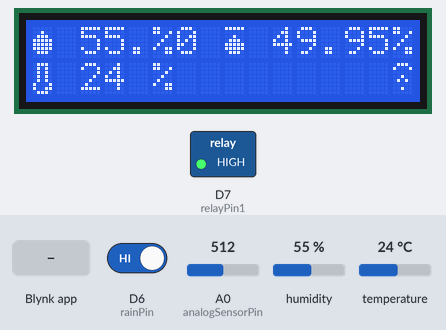
Bench run of a sketch on a simulated ESP8266 (NodeMCU). Parts: 16×2 character LCD, switched loads named in the sketch (green lamp = pin HIGH). The inputs (shaded band) are chosen by the test bench; at power-on: D6 (rainPin) HIGH, humidity 55 %, A0 (analogSensorPin) = 512, temperature 24 °C. WiFi joins after 1.5 s; servers stay silent unless stated; what the sketch prints to the serial monitor is not drawn.

Above: at 4.6 s.
4.7 s: Blynk app writes 200 to V15
At 5.9 s:
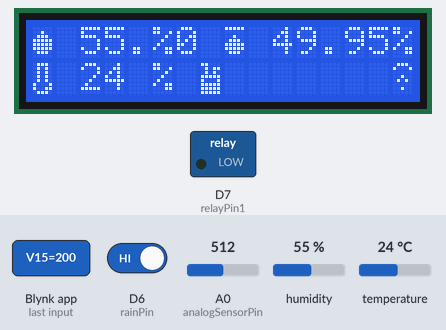
7.0 s: D6 (rainPin) driven LOW
At 8.5 s:
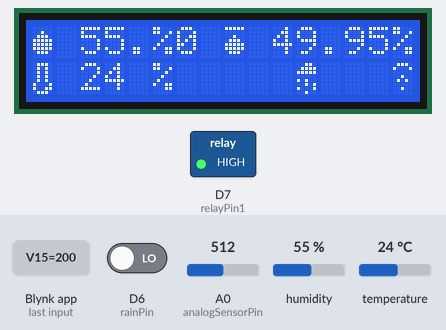
9.0 s: Blynk app writes 1 to V17
At 10.1 s:
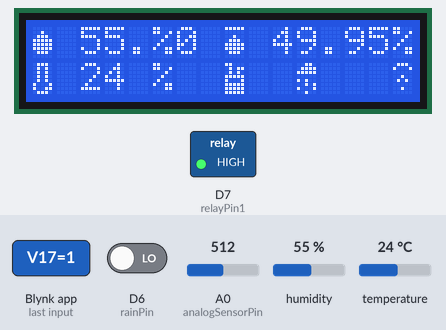
11.0 s: D6 (rainPin) driven HIGH
At 12.7 s:
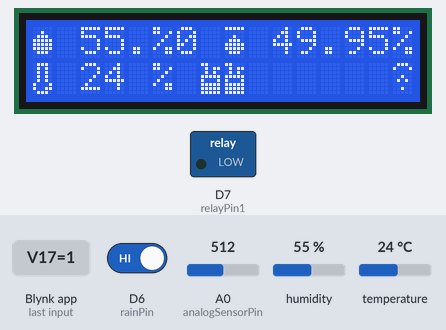
13.0 s: Blynk app writes 1 to V15
At 13.27 s:
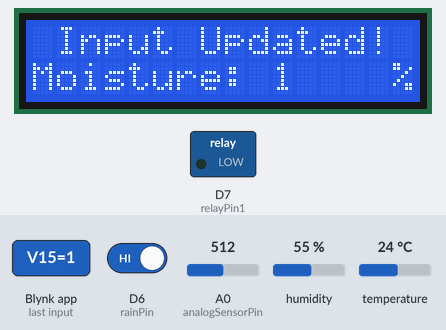
15.0 s: humidity set to 22 %
At 16.0 s:
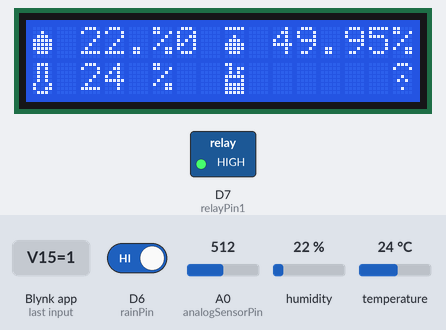
Timing chart, 0 to 18.0 s (numbered marks = the images above; inputs shaded):
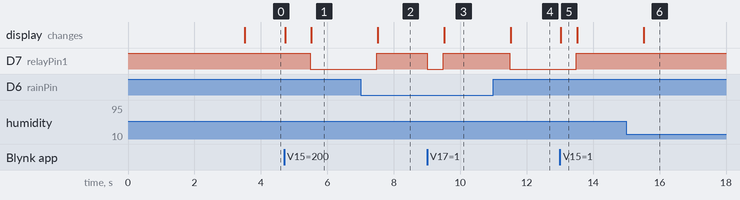

Measured:
- after the input at 4.7 s, D7 (relayPin1): HIGH → LOW after 0.78 s; the display: first changes at once (image 1 shows a later state)
- after the input at 7.0 s, D7 (relayPin1): LOW → HIGH after 0.48 s; the display: changes after 0.52 s (image 2)
- after the input at 9.0 s, D7 (relayPin1): HIGH → LOW at once, → HIGH 0.48 s later; the display: changes after 0.52 s (image 3)
- after the input at 11.0 s, D7 (relayPin1): HIGH → LOW after 0.48 s; the display: changes after 0.52 s (image 4)
- after the input at 13.0 s, D7 (relayPin1): LOW → HIGH after 0.49 s; the display: changes at once (image 5)
- after the input at 15.0 s, the display: changes after 0.52 s (image 6)
- what the display in image 5 shows lasts 0.5 s, from 13.0 s to 13.5 s

The sketch:

main.ino
```cpp
#include <Blynk.h>
#include <dhtnew.h>
#include <Arduino.h>
#include <ESP8266WiFi.h>
#include <BlynkSimpleEsp8266.h>
#include <LiquidCrystal_I2C.h>

/* Fill-in information from Blynk Device Info here */
#define BLYNK_TEMPLATE_ID "id"
#define BLYNK_TEMPLATE_NAME "name"
#define BLYNK_AUTH_TOKEN "token"

/* Comment this out to disable prints and save space */
//#define BLYNK_PRINT Serial

// Replace with your WiFi credentials
const char* ssid = "wifi";
const char* pass = "pass";

// LCD
LiquidCrystal_I2C lcd(0x27, 16, 2);  //Address, columns, rows 16x02

// Pin configuration
const int analogSensorPin = A0; // Analog pin for soil moisture sensor
const int relayPin1 = D7;        // Digital pin for relay control
DHTNEW dhtSensor(D3); // DHT Sensor Pin
const int rainPin = D6;

// Pump variables
bool isPumping = false;

//Flags
bool pumpOverrideFlag = false;
bool rainFlag = false;

//Variables
float moisture_percentage; //1.123
int desiredMoisture; //1
float humidityValue;
int temperatureValue;

//For Backgruound Tasks Tasks
unsigned long uptimeStartTime = 0;  // Records the start time of the device //postive
unsigned long previousTime = 0;
const unsigned long interval = 1000;  // 1000 millisecond = 1 second

//Costum Icons
byte drop[8] = {
  B00000,
  B00100,
  B01110,
  B11111,
  B11111,
  B11111,
  B01110,
  B00000
};
byte temp[8] = {
  B01110,
  B01010,
  B01010,
  B01010,
  B01010,
  B10001,
  B10011,
  B01110
};

byte pump[8] = {
  B11000,
  B01011,
  B01010,
  B11111,
  B10001,
  B11111,
  B11111,
  B11111
};

byte moist[8] = {
  B11111,
  B00000,
  B00100,
  B01110,
  B11111,
  B11111,
  B01110,
  B00000
};

byte rain[8] = {
  B00110,
  B01111,
  B11111,
  B00000,
  B10100,
  B00101,
  B10001,
  B00100
};

byte wifi[8] = {
  B01110,
  B10001,
  B00000,
  B00100,
  B01010,
  B00000,
  B00100,
  B00000
};


void setup() {
  Serial.begin(115200); //Baud Rate
  pinMode(relayPin1, OUTPUT);
  pinMode(analogSensorPin, INPUT);
  pinMode(rainPin, INPUT);

  //Relay inverted logic, High = Off, Low = On
  digitalWrite(relayPin1, HIGH);

  // Initializes and clears the LCD screen
  lcd.init(); //Start LCD
  lcd.backlight(); //Backlight On
  lcd.clear(); //Screen Clear

  // Creates the byte for the 3 custom characters
  lcd.createChar(0, drop);
  lcd.createChar(1, temp);
  lcd.createChar(2, pump);
  lcd.createChar(3, moist);
  lcd.createChar(4, rain);
  lcd.createChar(5, wifi);

  lcd.setCursor(0, 0);
  lcd.print(" Connecting to ");
  lcd.setCursor(0, 1);
  lcd.print(" Wifi & Server ");

  uptimeStartTime = millis();  // Record the start time of the device

  Blynk.begin(BLYNK_AUTH_TOKEN, ssid, pass); //Blynk

  delay(1500);

  lcd.setCursor(0, 0);
  lcd.print(" Connected to ");
  lcd.setCursor(0, 1);
  lcd.print(" Wifi & Server ");

  lcd.clear();
}

void loop() {
  Blynk.run();
  updateUptime();

  //Task Handler
  unsigned long currentTime = millis();
  if (currentTime - previousTime >= interval) {
    previousTime = currentTime;
    //Tasks
    dhtSensorUpdate();
    soilMoistureCheck();
    rainCheck();
    pumpFunction();
    homeScreen();
  }
}

// void runTasks() {
//   unsigned long currentTime = millis();

//   if (currentTime - previousTime >= interval) {
//     previousTime = currentTime;

//     //Background Tasks
//     dhtSensorUpdate();
//     soilMoistureCheck();
//     rainCheck();
//     pumpFunction();
//     homeScreen();
//   }
// }

BLYNK_CONNECTED() {
  // Restore switch states from Blynk app on connection
  Blynk.syncVirtual(V1); //Virtual Pins
}

void updateUptime() {
  unsigned long currentMillis = millis();
  unsigned long uptimeSeconds = (currentMillis - uptimeStartTime) / 1000; //Convert millisec to sec

  // Update the uptime on Blynk app
  Blynk.virtualWrite(V1, uptimeSeconds);
}

BLYNK_WRITE(V15)
{
  // Read desired soil moisture level from Blynk slider
  desiredMoisture = param.asInt(); // assigning incoming value from pin V15 to a variable

  Serial.println("");
  Serial.println("( Updated Values Recived from Server. )");
  Serial.print("Moisture Input (%): ");
  Serial.println(desiredMoisture);

  lcd.clear();
  lcd.setCursor(1, 0);
  lcd.print("Input Updated!");
  lcd.setCursor(0, 1);
  lcd.print("Moisture: ");
  lcd.setCursor(10, 1);
  lcd.print(desiredMoisture);
  lcd.setCursor(15, 1);
  lcd.print("%");

}

BLYNK_WRITE(V17) {
  if (param.asInt() == 1) {
    digitalWrite(relayPin1, LOW);
    Blynk.virtualWrite(V10, HIGH);
    Blynk.logEvent("pumpevent", "MANNUAL OVERRIDE: PUMP ON!");

    pumpOverrideFlag = true;

    //Serial.println("Mannual Override: ON");
  }
  if (param.asInt() == 0) {
    digitalWrite(relayPin1, HIGH);
    Blynk.virtualWrite(V10, LOW);
    Blynk.logEvent("pumpevent", "MANNUAL OVERRIDE: PUMP OFF!");

    pumpOverrideFlag = false;

    //Serial.println("Mannual Override: OFF");
  }
}

void dhtSensorUpdate() {
  int dhtValue = dhtSensor.read();

  if (dhtValue == DHTLIB_OK) {
    humidityValue = dhtSensor.getHumidity();
    temperatureValue = dhtSensor.getTemperature();

    Blynk.virtualWrite(V12, humidityValue);
    Blynk.virtualWrite(V13, temperatureValue);
  }
}

void soilMoistureCheck() {
  moisture_percentage = ( 100.00 - ( (analogRead(analogSensorPin) / 1023.00) * 100.00 ) ); //ADC to %

  //  Serial.print("Soil Moisture(in Percentage) = ");
  //  Serial.print(moisture_percentage);
  //  Serial.println("%");

  Blynk.virtualWrite(V11, moisture_percentage);
}

void rainCheck() {
  int rainVal = digitalRead(rainPin);

  //Sensor has inverted logic
  if (rainVal == LOW) {

    rainFlag = true;

    Blynk.virtualWrite(V18, HIGH);
    Blynk.logEvent("raindetected", "The Rain has been detected!");
  }
  if (rainVal == HIGH) {

    rainFlag = false;

    lcd.setCursor(11, 1);
    lcd.print(" ");

    Blynk.virtualWrite(V18, LOW);
  }
}

void pumpFunction() {
  //pump on
  if (moisture_percentage < desiredMoisture && moisture_percentage >= 3) {
    digitalWrite(relayPin1, LOW); // Turn on the relay

    isPumping = true;

    Blynk.virtualWrite(V10, HIGH);
    Blynk.logEvent("pumpevent", "Pump has been Started!");

    //Serial.println("Pump ON");
  }
  //for pump off
  if (rainFlag == true || moisture_percentage >= desiredMoisture) {
    digitalWrite(relayPin1, HIGH); // Turn off the relay

    isPumping = false;

    Blynk.virtualWrite(V10, LOW);
    Blynk.logEvent("pumpevent", "Pump has been Stoped!");

    //Serial.println("Pump OFF");
  }
}


void homeScreen() {
  lcd.clear();

  //Humidity
  lcd.setCursor(0, 0);
  lcd.write(0); //Drop Icon
  lcd.setCursor(2, 0);
  lcd.print(humidityValue);
  lcd.setCursor(5, 0);
  lcd.print("%");

  //Temperature
  lcd.setCursor(0, 1);
  lcd.write(1);
  lcd.setCursor(2, 1);
  lcd.print(temperatureValue);
  lcd.setCursor(5, 1);
  lcd.print("%");

  //Soil Moisture
  lcd.setCursor(8, 0);
  lcd.write(3);
  lcd.setCursor(10, 0);
  lcd.print(moisture_percentage);
  lcd.setCursor(15, 0);
  lcd.print("%");

  //Notifications
  lcd.setCursor(15, 1);
  lcd.write(5);

  lcd.setCursor(7, 1);
  lcd.write(isPumping ? 2 : ' ');

  lcd.setCursor(8, 1);
  lcd.write(pumpOverrideFlag ? 2 : ' ');

  lcd.setCursor(11, 1);
  lcd.write(rainFlag ? 4 : ' ');

  // //if (rainflag == true) {
  //   lcd.setCursor(11, 1);
  //   lcd.write(4);
  // }
}
```
